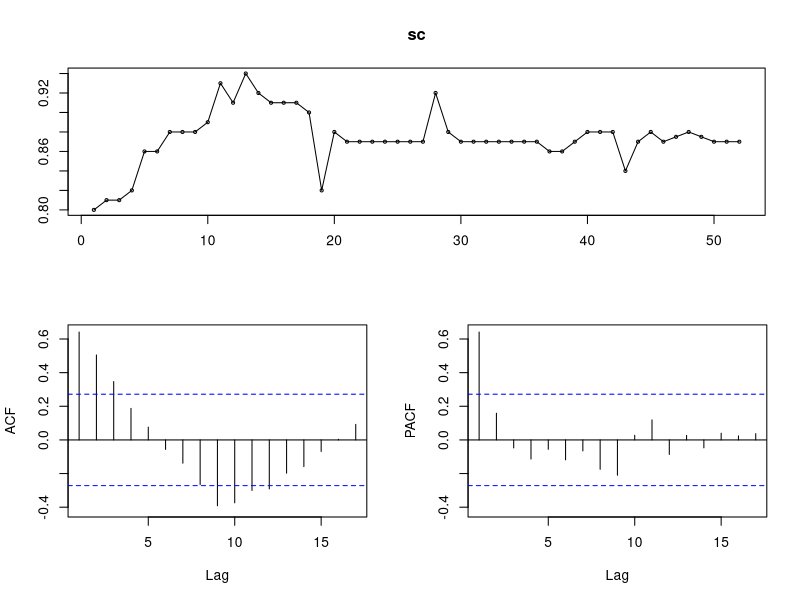
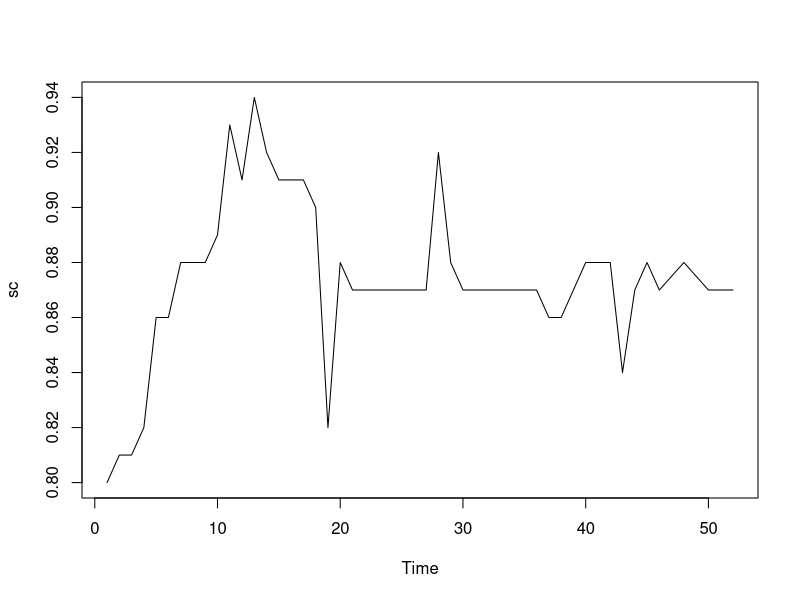
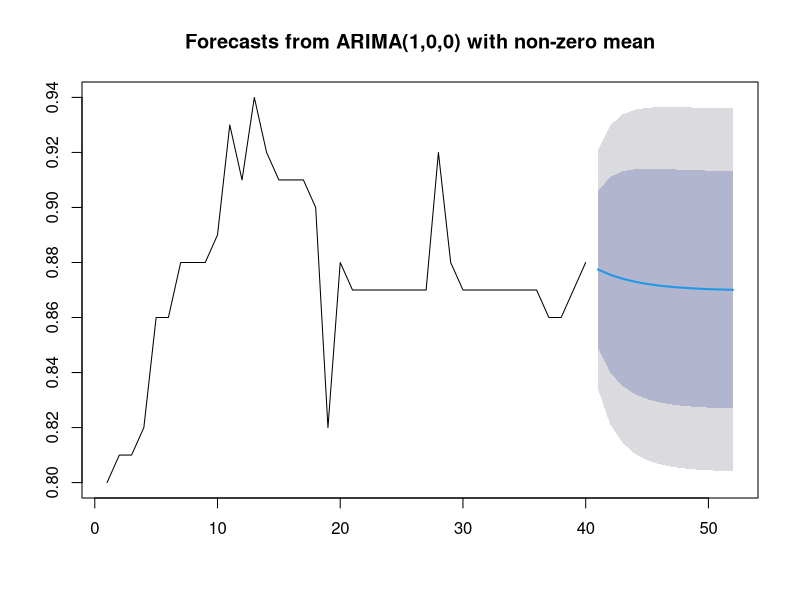
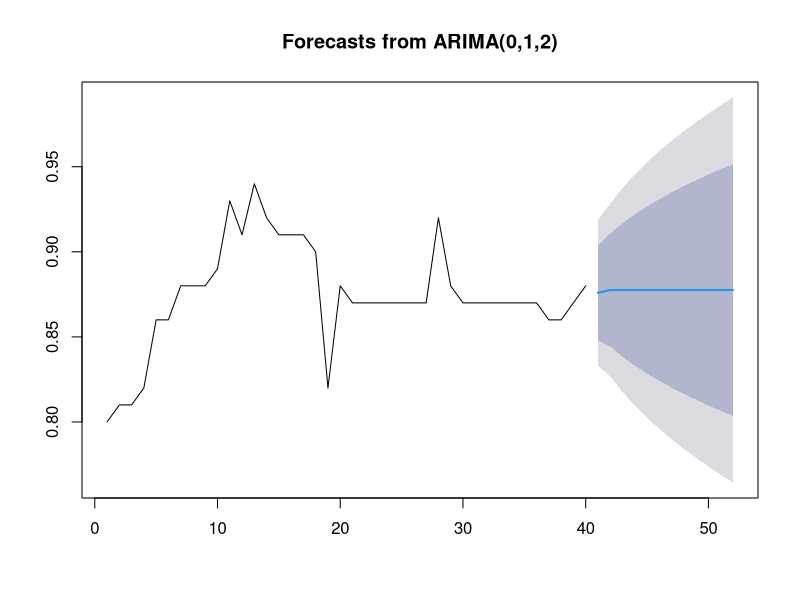

These figures' R source, in order:
## ---- chunk 1
knitr::opts_chunk$set(echo = TRUE)
## ---- chunk 2
setwd('~/Desktop/ts-r/cw5')
df <- read.csv("soja-data.csv")
head(df)
library(dplyr)
library(forecast)
## ---- chunk 3
sc = ts(df$Otwarcie, frequency = 1)
date = as.Date(df$Data, format='%Y-%m-%d')
## ---- chunk 4
tsdisplay(sc)
## ---- chunk 5
length(sc)
## ---- chunk 6
uczacy=window(sc,end=40)
head(uczacy)
testowy=window(sc,start=41)
head(testowy)
## ---- chunk 7
modelar1=Arima(uczacy,order = c(1,0,0))
summary(modelar1)
## ---- chunk 8
modelma=Arima(uczacy, order=c(0,1,2))
summary(modelma)
## ---- chunk 9
model3=Arima(uczacy, order=c(1,1,2))
summary(model3)
## ---- chunk 10
prognozaar1=forecast(modelar1,h=length(testowy))
prognozaar1
## ---- chunk 11
prognozama=forecast(modelma,h=length(testowy))
prognozama
## ---- chunk 12
plot(sc)
## ---- chunk 13
plot(prognozaar1)
plot(prognozama)
## ---- chunk 14
bladar1=mean((prognozaar1$mean-testowy)^2)
bladar1
bladma=mean((prognozama$mean-testowy)^2)
bladma
